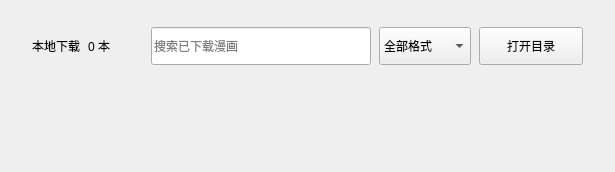
<?xml version="1.0" encoding="UTF-8"?>
<ui version="4.0">
 <class>LocalDownloadPanel</class>
 <widget class="QFrame" name="localDownloadPanel">
  <property name="frameShape"><enum>QFrame::Shape::NoFrame</enum></property>
  <layout class="QVBoxLayout" name="localDownloadRootLayout">
   <property name="leftMargin"><number>18</number></property><property name="topMargin"><number>14</number></property><property name="rightMargin"><number>18</number></property><property name="bottomMargin"><number>16</number></property><property name="spacing"><number>10</number></property>
   <item><widget class="QFrame" name="localDownloadToolbar"><property name="minimumSize"><size><width>0</width><height>64</height></size></property><property name="maximumSize"><size><width>16777215</width><height>64</height></size></property><property name="frameShape"><enum>QFrame::Shape::NoFrame</enum></property><layout class="QHBoxLayout" name="localDownloadToolbarLayout"><property name="leftMargin"><number>14</number></property><property name="topMargin"><number>10</number></property><property name="rightMargin"><number>14</number></property><property name="bottomMargin"><number>10</number></property><property name="spacing"><number>8</number></property>
    <item><widget class="QLabel" name="localDownloadTitle"><property name="text"><string>本地下载</string></property></widget></item>
    <item><widget class="QLabel" name="localDownloadCount"><property name="minimumSize"><size><width>48</width><height>0</height></size></property><property name="text"><string>0 本</string></property></widget></item>
    <item><spacer name="localDownloadToolbarSpacer"><property name="orientation"><enum>Qt::Orientation::Horizontal</enum></property><property name="sizeType"><enum>QSizePolicy::Policy::Expanding</enum></property></spacer></item>
    <item><widget class="QLineEdit" name="localDownloadSearch"><property name="minimumSize"><size><width>220</width><height>38</height></size></property><property name="maximumSize"><size><width>360</width><height>38</height></size></property><property name="placeholderText"><string>搜索已下载漫画</string></property><property name="clearButtonEnabled"><bool>true</bool></property></widget></item>
    <item><widget class="QComboBox" name="localDownloadFormat"><property name="minimumSize"><size><width>92</width><height>38</height></size></property><item><property name="text"><string>全部格式</string></property><property name="userData"><string/></property></item><item><property name="text"><string>图片</string></property><property name="userData"><string>images</string></property></item><item><property name="text"><string>PDF</string></property><property name="userData"><string>pdf</string></property></item><item><property name="text"><string>ZIP</string></property><property name="userData"><string>zip</string></property></item></widget></item>
    <item><widget class="QPushButton" name="localDownloadOpenFolder"><property name="minimumSize"><size><width>104</width><height>38</height></size></property><property name="text"><string>打开目录</string></property><property name="cursor"><cursorShape>PointingHandCursor</cursorShape></property></widget></item>
   </layout></widget></item>
   <item><widget class="QScrollArea" name="localDownloadScroll"><property name="frameShape"><enum>QFrame::Shape::NoFrame</enum></property><property name="widgetResizable"><bool>true</bool></property><property name="horizontalScrollBarPolicy"><enum>Qt::ScrollBarPolicy::ScrollBarAlwaysOff</enum></property><widget class="QWidget" name="localDownloadScrollWidget"><layout class="QVBoxLayout" name="localDownloadPlaceholderLayout"><property name="leftMargin"><number>0</number></property><property name="topMargin"><number>0</number></property><property name="rightMargin"><number>0</number></property><property name="bottomMargin"><number>0</number></property></layout></widget></widget></item>
  </layout>
 </widget>
 <resources/><connections/>
</ui>
